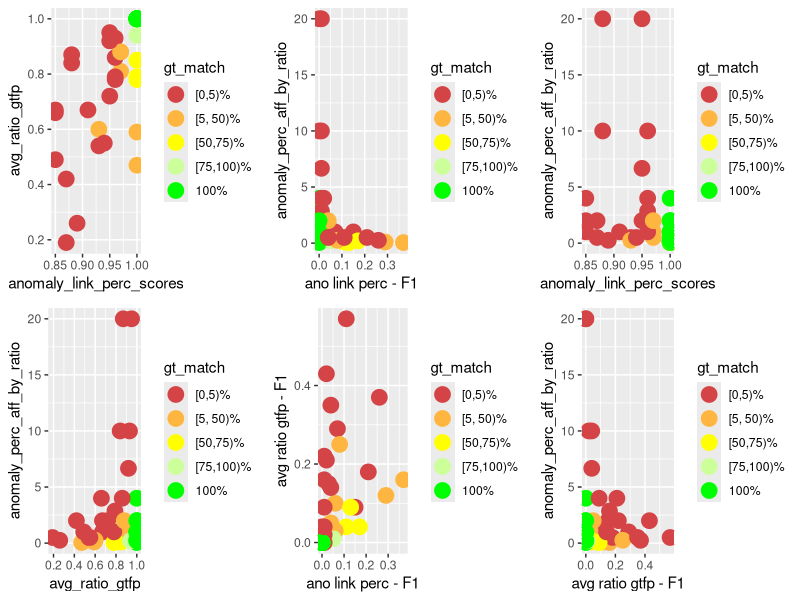
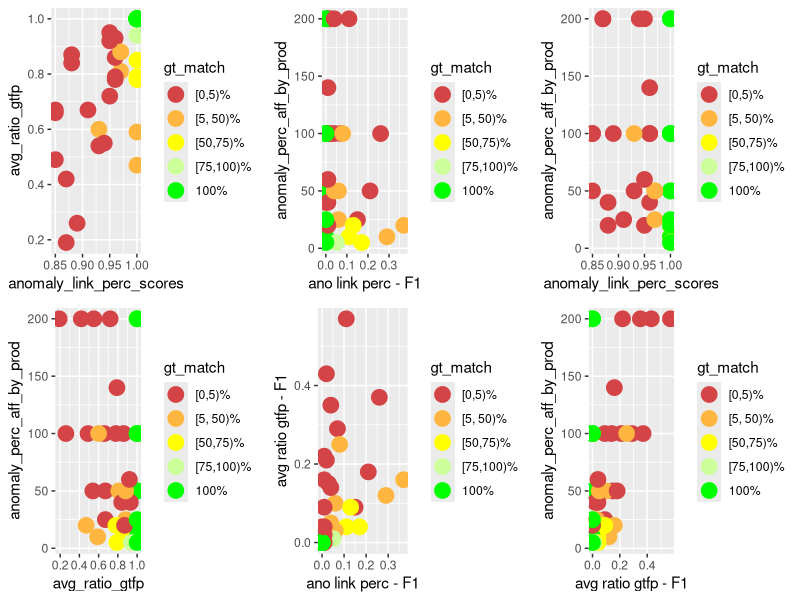
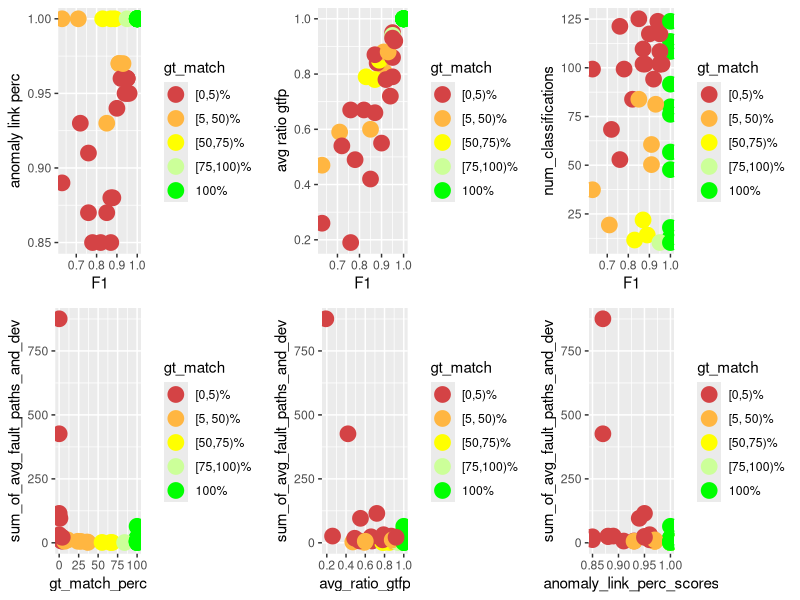
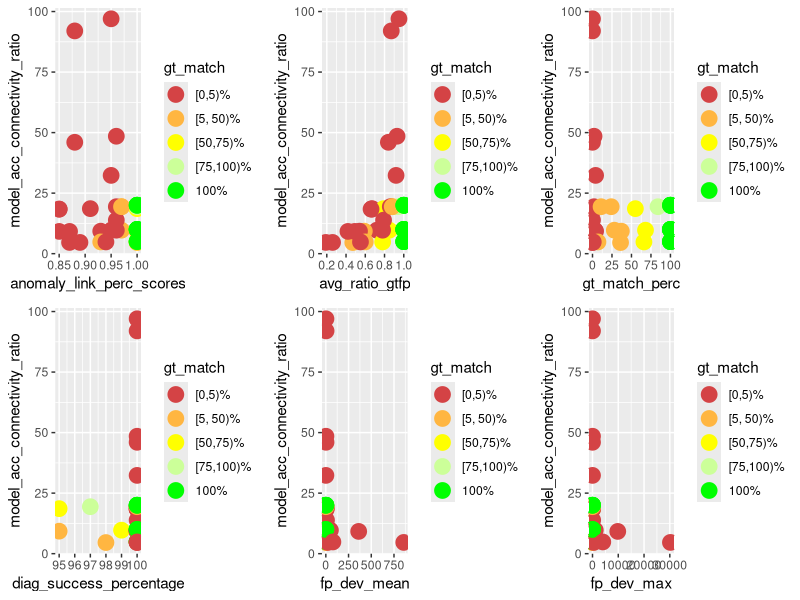
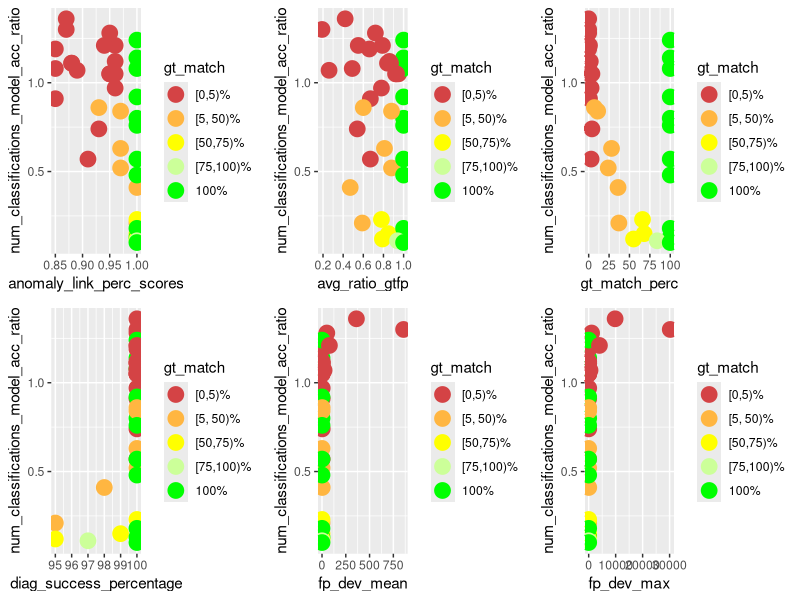
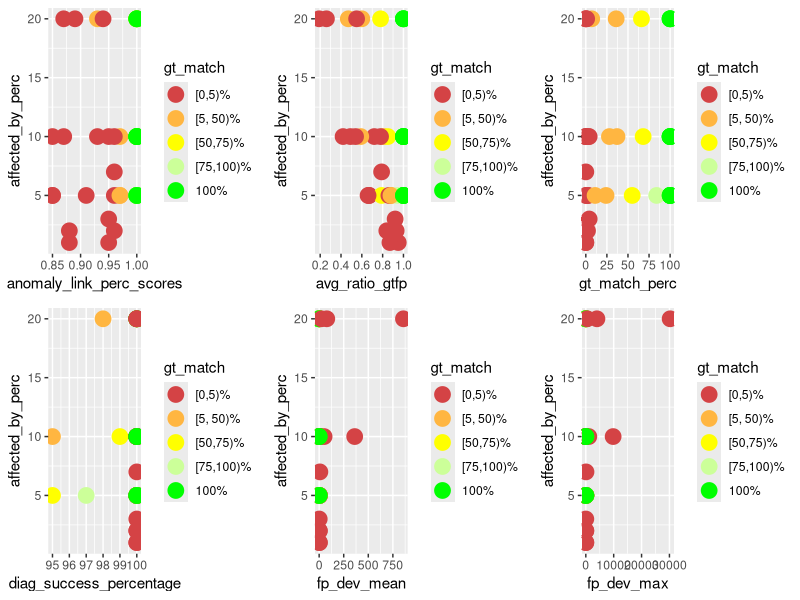
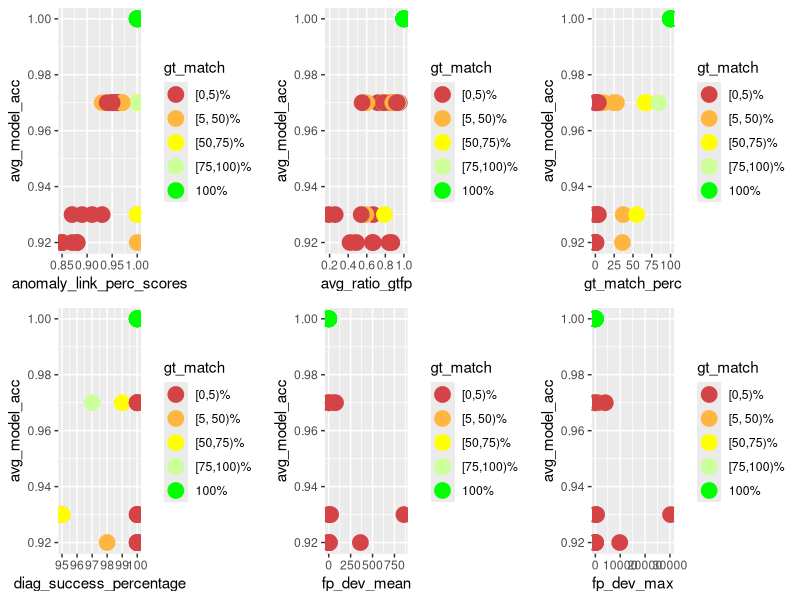
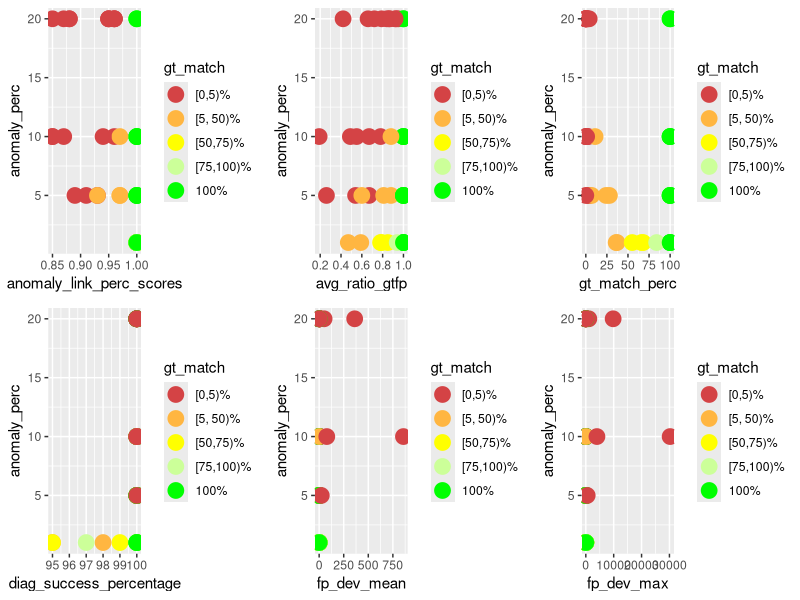

Source code (R) for these figures, in order:
library(ggplot2)
library(gridExtra)
library(dplyr)

PT_DEF <- geom_point(size=5)
COLOR_VALS <- c("#d44345", "#ffb641", "#ffff00", "#ccff99", "#00ff00")

gen_multi_plot_six <- function(
        pp1, pp2, pp3, pp4, pp5, pp6,
        y1, y2, y3, y4, y5, y6,
        x1, x2, x3, x4, x5, x6,
        filename
    ) {
    fpp1 <- pp1 + PT_DEF + xlab(x1) + ylab(y1) + scale_color_manual(values = color_mapping)
    fpp2 <- pp2 + PT_DEF + xlab(x2) + ylab(y2) + scale_color_manual(values = color_mapping)
    fpp3 <- pp3 + PT_DEF + xlab(x3) + ylab(y3) + scale_color_manual(values = color_mapping)
    fpp4 <- pp4 + PT_DEF + xlab(x4) + ylab(y4) + scale_color_manual(values = color_mapping)
    fpp5 <- pp5 + PT_DEF + xlab(x5) + ylab(y5) + scale_color_manual(values = color_mapping)
    fpp6 <- pp6 + PT_DEF + xlab(x6) + ylab(y6) + scale_color_manual(values = color_mapping)
    combined_plot <- grid.arrange(fpp1, fpp2, fpp3, fpp4, fpp5, fpp6, ncol = 3)
    ggsave(combined_plot, file = filename, width = 12, height = 6)
}

gen_multi_plot_two <- function(
        pp1, pp2, y1, y2, x1, x2, filename
    ) {
    fpp1 <- pp1 + PT_DEF + xlab(x1) + ylab(y1) + scale_color_manual(values = color_mapping)
    fpp2 <- pp2 + PT_DEF + xlab(x2) + ylab(y2) + scale_color_manual(values = color_mapping)
    combined_plot <- grid.arrange(fpp1, fpp2, ncol = 2)
    ggsave(combined_plot, file = filename, width = 12, height = 6)
}

# actual compensation insights

input <- read.csv(
    file = "meta_analysis.csv", header = TRUE, sep = ",", check.name = FALSE
)

# instead of the percentage value factor(gt_match_perc) for which I'd need 100
# colors, I only want to color / group them into 5 groups
LABELS <- c("[0,5)%", "[5, 50)%", "[50,75)%", "[75,100)%", "100%")
color_mapping <- setNames(COLOR_VALS, LABELS)

input$gt_match <- cut(
    input$gt_match_perc,
    breaks = c(0, 5, 50, 75, 100, Inf),
    labels = LABELS,
    include.lowest = TRUE,
    right = FALSE
)

p1 <- ggplot(
    data = input, aes_string(
        x = "anomaly_link_perc_scores",
        y = "avg_ratio_gtfp",
        color = "gt_match",
        group = "gt_match"
    )
)

p2 <- ggplot(
    data = input, aes_string(
        x = "compensation_ano_link",
        y = "anomaly_perc_aff_by_ratio",
        color = "gt_match",
        group = "gt_match"
    )
)

p3 <- ggplot(
    data = input, aes_string(
        x = "anomaly_link_perc_scores",
        y = "anomaly_perc_aff_by_ratio",
        color = "gt_match",
        group = "gt_match"
    )
)

p4 <- ggplot(
    data = input, aes_string(
        x = "avg_ratio_gtfp",
        y = "anomaly_perc_aff_by_ratio",
        color = "gt_match",
        group = "gt_match"
    )
)

p5 <- ggplot(
    data = input, aes_string(
        x = "compensation_ano_link",
        y = "compensation_gtfp",
        color = "gt_match",
        group = "gt_match"
    )
)

p6 <- ggplot(
    data = input, aes_string(
        x = "compensation_gtfp",
        y = "anomaly_perc_aff_by_ratio",
        color = "gt_match",
        group = "gt_match"
    )
)

gen_multi_plot_six(
    p1, p2, p3, p4, p5, p6,
    "avg_ratio_gtfp", # y1
    "anomaly_perc_aff_by_ratio", # y2
    "anomaly_perc_aff_by_ratio", # y3
    "anomaly_perc_aff_by_ratio", # y4
    "avg ratio gtfp - F1", # y5
    "anomaly_perc_aff_by_ratio", # y6
    "anomaly_link_perc_scores", # x1
    "ano link perc - F1", # x2
    "anomaly_link_perc_scores", # x3
    "avg_ratio_gtfp", # x4
    "ano link perc - F1", # x5
    "avg ratio gtfp - F1", # x6
    "compensation_analysis.png"
)

# same with prod #############################

p1 <- ggplot(
    data = input, aes_string(
        x = "anomaly_link_perc_scores",
        y = "avg_ratio_gtfp",
        color = "gt_match",
        group = "gt_match"
    )
)

p2 <- ggplot(
    data = input, aes_string(
        x = "compensation_ano_link",
        y = "anomaly_perc_aff_by_prod",
        color = "gt_match",
        group = "gt_match"
    )
)

p3 <- ggplot(
    data = input, aes_string(
        x = "anomaly_link_perc_scores",
        y = "anomaly_perc_aff_by_prod",
        color = "gt_match",
        group = "gt_match"
    )
)

p4 <- ggplot(
    data = input, aes_string(
        x = "avg_ratio_gtfp",
        y = "anomaly_perc_aff_by_prod",
        color = "gt_match",
        group = "gt_match"
    )
)

p5 <- ggplot(
    data = input, aes_string(
        x = "compensation_ano_link",
        y = "compensation_gtfp",
        color = "gt_match",
        group = "gt_match"
    )
)

p6 <- ggplot(
    data = input, aes_string(
        x = "compensation_gtfp",
        y = "anomaly_perc_aff_by_prod",
        color = "gt_match",
        group = "gt_match"
    )
)

gen_multi_plot_six(
    p1, p2, p3, p4, p5, p6,
    "avg_ratio_gtfp", # y1
    "anomaly_perc_aff_by_prod", # y2
    "anomaly_perc_aff_by_prod", # y3
    "anomaly_perc_aff_by_prod", # y4
    "avg ratio gtfp - F1", # y5
    "anomaly_perc_aff_by_prod", # y6
    "anomaly_link_perc_scores", # x1
    "ano link perc - F1", # x2
    "anomaly_link_perc_scores", # x3
    "avg_ratio_gtfp", # x4
    "ano link perc - F1", # x5
    "avg ratio gtfp - F1", # x6
    "compensation_analysis_prod.png"
)

##############################################

p1 <- ggplot(
    data = input, aes_string(
        x = "f1_scores",
        y = "anomaly_link_perc_scores",
        color = "gt_match",
        group = "gt_match"
    )
)

p2 <- ggplot(
    data = input, aes_string(
        x = "f1_scores",
        y = "avg_ratio_gtfp",
        color = "gt_match",
        group = "gt_match"
    )
)

p3 <- ggplot(
    data = input, aes_string(
        x = "f1_scores",
        y = "num_classifications",
        color = "gt_match",
        group = "gt_match"
    )
)

p4 <- ggplot(
    data = input, aes_string(
        x = "gt_match_perc",
        y = "sum_of_avg_fault_paths_and_dev",
        color = "gt_match",
        group = "gt_match"
    )
)

p5 <- ggplot(
    data = input, aes_string(
        x = "avg_ratio_gtfp",
        y = "sum_of_avg_fault_paths_and_dev",
        color = "gt_match",
        group = "gt_match"
    )
)

p6 <- ggplot(
    data = input, aes_string(
        x = "anomaly_link_perc_scores",
        y = "sum_of_avg_fault_paths_and_dev",
        color = "gt_match",
        group = "gt_match"
    )
)

gen_multi_plot_six(
    p1, p2, p3, p4, p5, p6,
    "anomaly link perc", # y1
    "avg ratio gtfp", # y2
    "num_classifications", # y3
    "sum_of_avg_fault_paths_and_dev", # y4
    "sum_of_avg_fault_paths_and_dev", # y5
    "sum_of_avg_fault_paths_and_dev", # y6
    "F1", # x1
    "F1", # x2
    "F1", # x3
    "gt_match_perc", # x4
    "avg_ratio_gtfp", # x5
    "anomaly_link_perc_scores", # x6
    "f1_end_res_corr.png"
)

# model acc - connectivity - performance

p1 <- ggplot(
    data = input, aes_string(
        x = "anomaly_link_perc_scores",
        y = "model_acc_connectivity_ratio",
        color = "gt_match",
        group = "gt_match"
    )
)

p2 <- ggplot(
    data = input, aes_string(
        x = "avg_ratio_gtfp",
        y = "model_acc_connectivity_ratio",
        color = "gt_match",
        group = "gt_match"
    )
)

p3 <- ggplot(
    data = input, aes_string(
        x = "gt_match_perc",
        y = "model_acc_connectivity_ratio",
        color = "gt_match",
        group = "gt_match"
    )
)

p4 <- ggplot(
    data = input, aes_string(
        x = "diag_success_percentage",
        y = "model_acc_connectivity_ratio",
        color = "gt_match",
        group = "gt_match"
    )
)

p5 <- ggplot(
    data = input, aes_string(
        x = "fp_dev_mean",
        y = "model_acc_connectivity_ratio",
        color = "gt_match",
        group = "gt_match"
    )
)

p6 <- ggplot(
    data = input, aes_string(
        x = "fp_dev_max",
        y = "model_acc_connectivity_ratio",
        color = "gt_match",
        group = "gt_match"
    )
)

gen_multi_plot_six(
    p1, p2, p3, p4, p5, p6,
    "model_acc_connectivity_ratio", # y1
    "model_acc_connectivity_ratio", # y2
    "model_acc_connectivity_ratio", # y3
    "model_acc_connectivity_ratio", # y4
    "model_acc_connectivity_ratio", # y5
    "model_acc_connectivity_ratio", # y6
    "anomaly_link_perc_scores", # x1
    "avg_ratio_gtfp", # x2
    "gt_match_perc", # x3
    "diag_success_percentage", # x4
    "fp_dev_mean", # x5
    "fp_dev_max", # x6
    "modelacc_connectivity_performance.png"
)

# how many classifications and how acc models

p1 <- ggplot(
    data = input, aes_string(
        x = "anomaly_link_perc_scores",
        y = "num_classifications_model_acc_ratio",
        color = "gt_match",
        group = "gt_match"
    )
)

p2 <- ggplot(
    data = input, aes_string(
        x = "avg_ratio_gtfp",
        y = "num_classifications_model_acc_ratio",
        color = "gt_match",
        group = "gt_match"
    )
)

p3 <- ggplot(
    data = input, aes_string(
        x = "gt_match_perc",
        y = "num_classifications_model_acc_ratio",
        color = "gt_match",
        group = "gt_match"
    )
)

p4 <- ggplot(
    data = input, aes_string(
        x = "diag_success_percentage",
        y = "num_classifications_model_acc_ratio",
        color = "gt_match",
        group = "gt_match"
    )
)

p5 <- ggplot(
    data = input, aes_string(
        x = "fp_dev_mean",
        y = "num_classifications_model_acc_ratio",
        color = "gt_match",
        group = "gt_match"
    )
)

p6 <- ggplot(
    data = input, aes_string(
        x = "fp_dev_max",
        y = "num_classifications_model_acc_ratio",
        color = "gt_match",
        group = "gt_match"
    )
)

gen_multi_plot_six(
    p1, p2, p3, p4, p5, p6,
    "num_classifications_model_acc_ratio", # y1
    "num_classifications_model_acc_ratio", # y2
    "num_classifications_model_acc_ratio", # y3
    "num_classifications_model_acc_ratio", # y4
    "num_classifications_model_acc_ratio", # y5
    "num_classifications_model_acc_ratio", # y6
    "anomaly_link_perc_scores", # x1
    "avg_ratio_gtfp", # x2
    "gt_match_perc", # x3
    "diag_success_percentage", # x4
    "fp_dev_mean", # x5
    "fp_dev_max", # x6
    "num_classifications_model_acc.png"
)

# affected_by against perf

p1 <- ggplot(
    data = input, aes_string(
        x = "anomaly_link_perc_scores",
        y = "affected_by_perc",
        color = "gt_match",
        group = "gt_match"
    )
)

p2 <- ggplot(
    data = input, aes_string(
        x = "avg_ratio_gtfp",
        y = "affected_by_perc",
        color = "gt_match",
        group = "gt_match"
    )
)

p3 <- ggplot(
    data = input, aes_string(
        x = "gt_match_perc",
        y = "affected_by_perc",
        color = "gt_match",
        group = "gt_match"
    )
)

p4 <- ggplot(
    data = input, aes_string(
        x = "diag_success_percentage",
        y = "affected_by_perc",
        color = "gt_match",
        group = "gt_match"
    )
)

p5 <- ggplot(
    data = input, aes_string(
        x = "fp_dev_mean",
        y = "affected_by_perc",
        color = "gt_match",
        group = "gt_match"
    )
)

p6 <- ggplot(
    data = input, aes_string(
        x = "fp_dev_max",
        y = "affected_by_perc",
        color = "gt_match",
        group = "gt_match"
    )
)

gen_multi_plot_six(
    p1, p2, p3, p4, p5, p6,
    "affected_by_perc", # y1
    "affected_by_perc", # y2
    "affected_by_perc", # y3
    "affected_by_perc", # y4
    "affected_by_perc", # y5
    "affected_by_perc", # y6
    "anomaly_link_perc_scores", # x1
    "avg_ratio_gtfp", # x2
    "gt_match_perc", # x3
    "diag_success_percentage", # x4
    "fp_dev_mean", # x5
    "fp_dev_max", # x6
    "aff_by_perf.png"
)

# model_acc against perf

p1 <- ggplot(
    data = input, aes_string(
        x = "anomaly_link_perc_scores",
        y = "avg_model_acc",
        color = "gt_match",
        group = "gt_match"
    )
)

p2 <- ggplot(
    data = input, aes_string(
        x = "avg_ratio_gtfp",
        y = "avg_model_acc",
        color = "gt_match",
        group = "gt_match"
    )
)

p3 <- ggplot(
    data = input, aes_string(
        x = "gt_match_perc",
        y = "avg_model_acc",
        color = "gt_match",
        group = "gt_match"
    )
)

p4 <- ggplot(
    data = input, aes_string(
        x = "diag_success_percentage",
        y = "avg_model_acc",
        color = "gt_match",
        group = "gt_match"
    )
)

p5 <- ggplot(
    data = input, aes_string(
        x = "fp_dev_mean",
        y = "avg_model_acc",
        color = "gt_match",
        group = "gt_match"
    )
)

p6 <- ggplot(
    data = input, aes_string(
        x = "fp_dev_max",
        y = "avg_model_acc",
        color = "gt_match",
        group = "gt_match"
    )
)

gen_multi_plot_six(
    p1, p2, p3, p4, p5, p6,
    "avg_model_acc", # y1
    "avg_model_acc", # y2
    "avg_model_acc", # y3
    "avg_model_acc", # y4
    "avg_model_acc", # y5
    "avg_model_acc", # y6
    "anomaly_link_perc_scores", # x1
    "avg_ratio_gtfp", # x2
    "gt_match_perc", # x3
    "diag_success_percentage", # x4
    "fp_dev_mean", # x5
    "fp_dev_max", # x6
    "model_acc_perf.png"
)

# anomaly_perc against perf

p1 <- ggplot(
    data = input, aes_string(
        x = "anomaly_link_perc_scores",
        y = "anomaly_perc",
        color = "gt_match",
        group = "gt_match"
    )
)

p2 <- ggplot(
    data = input, aes_string(
        x = "avg_ratio_gtfp",
        y = "anomaly_perc",
        color = "gt_match",
        group = "gt_match"
    )
)

p3 <- ggplot(
    data = input, aes_string(
        x = "gt_match_perc",
        y = "anomaly_perc",
        color = "gt_match",
        group = "gt_match"
    )
)

p4 <- ggplot(
    data = input, aes_string(
        x = "diag_success_percentage",
        y = "anomaly_perc",
        color = "gt_match",
        group = "gt_match"
    )
)

p5 <- ggplot(
    data = input, aes_string(
        x = "fp_dev_mean",
        y = "anomaly_perc",
        color = "gt_match",
        group = "gt_match"
    )
)

p6 <- ggplot(
    data = input, aes_string(
        x = "fp_dev_max",
        y = "anomaly_perc",
        color = "gt_match",
        group = "gt_match"
    )
)

gen_multi_plot_six(
    p1, p2, p3, p4, p5, p6,
    "anomaly_perc", # y1
    "anomaly_perc", # y2
    "anomaly_perc", # y3
    "anomaly_perc", # y4
    "anomaly_perc", # y5
    "anomaly_perc", # y6
    "anomaly_link_perc_scores", # x1
    "avg_ratio_gtfp", # x2
    "gt_match_perc", # x3
    "diag_success_percentage", # x4
    "fp_dev_mean", # x5
    "fp_dev_max", # x6
    "anomaly_perc_perf.png"
)

# anomaly_perc - model acc ratio against perf

p1 <- ggplot(
    data = input, aes_string(
        x = "anomaly_link_perc_scores",
        y = "anomaly_perc_model_acc_ratio",
        color = "gt_match",
        group = "gt_match"
    )
)

p2 <- ggplot(
    data = input, aes_string(
        x = "avg_ratio_gtfp",
        y = "anomaly_perc_model_acc_ratio",
        color = "gt_match",
        group = "gt_match"
    )
)

p3 <- ggplot(
    data = input, aes_string(
        x = "gt_match_perc",
        y = "anomaly_perc_model_acc_ratio",
        color = "gt_match",
        group = "gt_match"
    )
)

p4 <- ggplot(
    data = input, aes_string(
        x = "diag_success_percentage",
        y = "anomaly_perc_model_acc_ratio",
        color = "gt_match",
        group = "gt_match"
    )
)

p5 <- ggplot(
    data = input, aes_string(
        x = "fp_dev_mean",
        y = "anomaly_perc_model_acc_ratio",
        color = "gt_match",
        group = "gt_match"
    )
)

p6 <- ggplot(
    data = input, aes_string(
        x = "fp_dev_max",
        y = "anomaly_perc_model_acc_ratio",
        color = "gt_match",
        group = "gt_match"
    )
)

gen_multi_plot_six(
    p1, p2, p3, p4, p5, p6,
    "anomaly_perc_model_acc_ratio", # y1
    "anomaly_perc_model_acc_ratio", # y2
    "anomaly_perc_model_acc_ratio", # y3
    "anomaly_perc_model_acc_ratio", # y4
    "anomaly_perc_model_acc_ratio", # y5
    "anomaly_perc_model_acc_ratio", # y6
    "anomaly_link_perc_scores", # x1
    "avg_ratio_gtfp", # x2
    "gt_match_perc", # x3
    "diag_success_percentage", # x4
    "fp_dev_mean", # 5
    "fp_dev_max", # x6
    "anomaly_perc_model_acc_ratio_perf.png"
)

# num classifications against perf

p1 <- ggplot(
    data = input, aes_string(
        x = "anomaly_link_perc_scores",
        y = "num_classifications",
        color = "gt_match",
        group = "gt_match"
    )
)

p2 <- ggplot(
    data = input, aes_string(
        x = "avg_ratio_gtfp",
        y = "num_classifications",
        color = "gt_match",
        group = "gt_match"
    )
)

p3 <- ggplot(
    data = input, aes_string(
        x = "gt_match_perc",
        y = "num_classifications",
        color = "gt_match",
        group = "gt_match"
    )
)

p4 <- ggplot(
    data = input, aes_string(
        x = "diag_success_percentage",
        y = "num_classifications",
        color = "gt_match",
        group = "gt_match"
    )
)

p5 <- ggplot(
    data = input, aes_string(
        x = "fp_dev_mean",
        y = "num_classifications",
        color = "gt_match",
        group = "gt_match"
    )
)

p6 <- ggplot(
    data = input, aes_string(
        x = "fp_dev_max",
        y = "num_classifications",
        color = "gt_match",
        group = "gt_match"
    )
)

gen_multi_plot_six(
    p1, p2, p3, p4, p5, p6,
    "num_classifications", # y1
    "num_classifications", # y2
    "num_classifications", # y3
    "num_classifications", # y4
    "num_classifications", # y5
    "num_classifications", # y6
    "anomaly_link_perc_scores", # x1
    "avg_ratio_gtfp", # x2
    "gt_match_perc", # x3
    "diag_success_percentage", # x4
    "fp_dev_mean", # x5
    "fp_dev_max", # x6
    "num_classifications_perf.png"
)

# num classifications - model acc -- filtered based on avg_ratio_gtfp

p1 <- ggplot(
    data = input, aes_string(
        x = "num_classifications",
        y = "avg_model_acc",
        color = "gt_match",
        group = "gt_match"
    )
)

filtered_data <- subset(input, avg_ratio_gtfp >= 0.7)

p2 <- ggplot(
    data = filtered_data,
    aes_string(
        x = "num_classifications",
        y = "avg_model_acc",
        color = "gt_match",
        group = "gt_match"
    )
)

filtered_data <- subset(input, avg_ratio_gtfp >= 0.75)

p3 <- ggplot(
    data = filtered_data,
    aes_string(
        x = "num_classifications",
        y = "avg_model_acc",
        color = "gt_match",
        group = "gt_match"
    )
)

filtered_data <- subset(input, avg_ratio_gtfp >= 0.8)

p4 <- ggplot(
    data = filtered_data,
    aes_string(
        x = "num_classifications",
        y = "avg_model_acc",
        color = "gt_match",
        group = "gt_match"
    )
)

filtered_data <- subset(input, avg_ratio_gtfp >= 0.9)

p5 <- ggplot(
    data = filtered_data,
    aes_string(
        x = "num_classifications",
        y = "avg_model_acc",
        color = "gt_match",
        group = "gt_match"
    )
)

filtered_data <- input %>%
  group_by(avg_model_acc) %>%
  filter(avg_ratio_gtfp == max(avg_ratio_gtfp))

p6 <- ggplot(
    data = filtered_data,
    aes_string(
        x = "num_classifications",
        y = "avg_model_acc",
        color = "gt_match",
        group = "gt_match"
    )
)

gen_multi_plot_six(
    p1, p2, p3, p4, p5, p6,
    "avg_model_acc", #y1
    "avg_model_acc", #y2
    "avg_model_acc", #y3
    "avg_model_acc", #y4
    "avg_model_acc", #y5
    "avg_model_acc", #y6
    "classifications", #x1
    "classifications (filt. based on avg_ratio_gtfp 70%)", #x2
    "classifications (filt. based on avg_ratio_gtfp 75%)", #x3
    "classifications (filt. based on avg_ratio_gtfp 80%)", #x4
    "classifications (filt. based on avg_ratio_gtfp 90%)", #x5
    "classifications (filt. based on max avg_ratio_gtfp)", #x6
    "model_acc_classifications.png"
)

# num classifications - model acc -- filtered based on anomaly_link_perc_scores

p1 <- ggplot(
    data = input, aes_string(
        x = "num_classifications",
        y = "avg_model_acc",
        color = "gt_match",
        group = "gt_match"
    )
)

filtered_data <- subset(input, anomaly_link_perc_scores >= 0.7)

p2 <- ggplot(
    data = filtered_data,
    aes_string(
        x = "num_classifications",
        y = "avg_model_acc",
        color = "gt_match",
        group = "gt_match"
    )
)

filtered_data <- subset(input, anomaly_link_perc_scores >= 0.75)

p3 <- ggplot(
    data = filtered_data,
    aes_string(
        x = "num_classifications",
        y = "avg_model_acc",
        color = "gt_match",
        group = "gt_match"
    )
)

filtered_data <- subset(input, anomaly_link_perc_scores >= 0.8)

p4 <- ggplot(
    data = filtered_data,
    aes_string(
        x = "num_classifications",
        y = "avg_model_acc",
        color = "gt_match",
        group = "gt_match"
    )
)

filtered_data <- subset(input, anomaly_link_perc_scores >= 0.9)

p5 <- ggplot(
    data = filtered_data,
    aes_string(
        x = "num_classifications",
        y = "avg_model_acc",
        color = "gt_match",
        group = "gt_match"
    )
)

filtered_data <- input %>%
  group_by(avg_model_acc) %>%
  filter(anomaly_link_perc_scores == max(anomaly_link_perc_scores))

p6 <- ggplot(
    data = filtered_data,
    aes_string(
        x = "num_classifications",
        y = "avg_model_acc",
        color = "gt_match",
        group = "gt_match"
    )
)

gen_multi_plot_six(
    p1, p2, p3, p4, p5, p6,
    "avg_model_acc", #y1
    "avg_model_acc", #y2
    "avg_model_acc", #y3
    "avg_model_acc", #y4
    "avg_model_acc", #y5
    "avg_model_acc", #y6
    "classifications", #x1
    "classifications (filt. based on ano_link_perc 70%)", #x2
    "classifications (filt. based on ano_link_perc 75%)", #x3
    "classifications (filt. based on ano_link_perc 80%)", #x4
    "classifications (filt. based on ano_link_perc 90%)", #x5
    "classifications (filt. based on max ano_link_perc)", #x6
    "model_acc_classifications_ano_link.png"
)

# num classifications - model acc -- filtered based on gt_match_perc

p1 <- ggplot(
    data = input, aes_string(
        x = "num_classifications",
        y = "avg_model_acc",
        color = "gt_match",
        group = "gt_match"
    )
)

filtered_data <- subset(input, gt_match_perc >= 70)

p2 <- ggplot(
    data = filtered_data,
    aes_string(
        x = "num_classifications",
        y = "avg_model_acc",
        color = "gt_match",
        group = "gt_match"
    )
)

filtered_data <- subset(input, gt_match_perc >= 75)

p3 <- ggplot(
    data = filtered_data,
    aes_string(
        x = "num_classifications",
        y = "avg_model_acc",
        color = "gt_match",
        group = "gt_match"
    )
)

filtered_data <- subset(input, gt_match_perc >= 80)

p4 <- ggplot(
    data = filtered_data,
    aes_string(
        x = "num_classifications",
        y = "avg_model_acc",
        color = "gt_match",
        group = "gt_match"
    )
)

filtered_data <- subset(input, gt_match_perc >= 90)

p5 <- ggplot(
    data = filtered_data,
    aes_string(
        x = "num_classifications",
        y = "avg_model_acc",
        color = "gt_match",
        group = "gt_match"
    )
)

filtered_data <- input %>%
  group_by(avg_model_acc) %>%
  filter(gt_match_perc == max(gt_match_perc))

p6 <- ggplot(
    data = filtered_data,
    aes_string(
        x = "num_classifications",
        y = "avg_model_acc",
        color = "gt_match",
        group = "gt_match"
    )
)

gen_multi_plot_six(
    p1, p2, p3, p4, p5, p6,
    "avg_model_acc", #y1
    "avg_model_acc", #y2
    "avg_model_acc", #y3
    "avg_model_acc", #y4
    "avg_model_acc", #y5
    "avg_model_acc", #y6
    "classifications", #x1
    "classifications (filt. based on gt_match_perc 70%)", #x2
    "classifications (filt. based on gt_match_perc 75%)", #x3
    "classifications (filt. based on gt_match_perc 80%)", #x4
    "classifications (filt. based on gt_match_perc 90%)", #x5
    "classifications (filt. based on max gt_match_perc)", #x6
    "model_acc_classifications_gt_match_perc.png"
)

# correlation affected-by and fault path len / num fault paths

p1 <- ggplot(
    data = input, aes_string(
        x = "avg_num_fault_paths",
        y = "affected_by_perc",
        color = "gt_match",
        group = "gt_match"
    )
)

p2 <- ggplot(
    data = input, aes_string(
        x = "avg_fault_path_len",
        y = "avg_num_fault_paths",
        color = "gt_match",
        group = "gt_match"
    )
)

p3 <- ggplot(
    data = input, aes_string(
        x = "avg_num_fault_paths",
        y = "anomaly_perc",
        color = "gt_match",
        group = "gt_match"
    )
)

p4 <- ggplot(
    data = input, aes_string(
        x = "avg_fault_path_len",
        y = "anomaly_perc",
        color = "gt_match",
        group = "gt_match"
    )
)

p5 <- ggplot(
    data = input, aes_string(
        x = "avg_ratio_gtfp",
        y = "anomaly_perc_aff_by_prod",
        color = "gt_match",
        group = "gt_match"
    )
)

p6 <- ggplot(
    data = input, aes_string(
        x = "avg_fault_path_len",
        y = "anomaly_perc_aff_by_prod",
        color = "gt_match",
        group = "gt_match"
    )
)

gen_multi_plot_six(
    p1, p2, p3, p4, p5, p6,
    "affected_by_perc", # y1
    "avg_num_fault_paths", # y2
    "anomaly_perc", # y3
    "anomaly_perc", # y4
    "anomaly_perc_aff_by_prod", # y5
    "anomaly_perc_aff_by_prod", # y6
    "avg_num_fault_paths", # x1
    "avg_fault_path_len", # x2
    "avg_num_fault_paths", # x3
    "avg_fault_path_len", # x4
    "avg_ratio_gtfp", # x5
    "avg_fault_path_len", # x6
    "correlation_anomaly_perc_aff_by_prod_fault_paths.png"
)

# correlation (median + mean) runtime and fault path len / num fault paths

p1 <- ggplot(
    data = input, aes_string(
        x = "avg_num_fault_paths",
        y = "`avg_runtime (s)`",
        color = "gt_match",
        group = "gt_match"
    )
)

p2 <- ggplot(
    data = input, aes_string(
        x = "avg_fault_path_len",
        y = "`avg_runtime (s)`",
        color = "gt_match",
        group = "gt_match"
    )
)

p3 <- ggplot(
    data = input, aes_string(
        x = "avg_num_fault_paths",
        y = "`median_runtime (s)`",
        color = "gt_match",
        group = "gt_match"
    )
)

p4 <- ggplot(
    data = input, aes_string(
        x = "avg_fault_path_len",
        y = "`median_runtime (s)`",
        color = "gt_match",
        group = "gt_match"
    )
)

p5 <- ggplot(
    data = input, aes_string(
        x = "median_fault_path_len",
        y = "`median_runtime (s)`",
        color = "gt_match",
        group = "gt_match"
    )
)

p6 <- ggplot(
    data = input, aes_string(
        x = "median_num_fault_paths",
        y = "`median_runtime (s)`",
        color = "gt_match",
        group = "gt_match"
    )
)

gen_multi_plot_six(
    p1, p2, p3, p4, p5, p6,
    "`avg_runtime (s)`", # y1
    "`avg_runtime (s)`", # y2
    "`median_runtime (s)`", # y3
    "`median_runtime (s)`", # y4
    "`median_runtime (s)`", # y5
    "`median_runtime (s)`", # y6
    "avg_num_fault_paths", # x1
    "avg_fault_path_len", # x2
    "avg_num_fault_paths", # x3
    "avg_fault_path_len", # x4
    "median_fault_path_len", # x5
    "median_num_fault_paths", # x6
    "correlation_runtime_fault_paths.png"
)

# correlation (median + mean + max) runtime and sum of (mean + max) fp + fp dev

p1 <- ggplot(
    data = input, aes_string(
        x = "sum_of_avg_fault_paths_and_dev",
        y = "`avg_runtime (s)`",
        color = "gt_match",
        group = "gt_match"
    )
)

p2 <- ggplot(
    data = input, aes_string(
        x = "sum_of_max_fault_paths_and_dev",
        y = "`max_runtime (s)`",
        color = "gt_match",
        group = "gt_match"
    )
)

p3 <- ggplot(
    data = input, aes_string(
        x = "sum_of_avg_fault_paths_and_dev",
        y = "`median_runtime (s)`",
        color = "gt_match",
        group = "gt_match"
    )
)

p4 <- ggplot(
    data = input, aes_string(
        x = "sum_of_avg_fault_paths_and_dev",
        y = "`max_runtime (s)`",
        color = "gt_match",
        group = "gt_match"
    )
)

p5 <- ggplot(
    data = input, aes_string(
        x = "sum_of_max_fault_paths_and_dev",
        y = "`avg_runtime (s)`",
        color = "gt_match",
        group = "gt_match"
    )
)

p6 <- ggplot(
    data = input, aes_string(
        x = "sum_of_max_fault_paths_and_dev",
        y = "`median_runtime (s)`",
        color = "gt_match",
        group = "gt_match"
    )
)

gen_multi_plot_six(
    p1, p2, p3, p4, p5, p6,
    "`avg_runtime (s)`", # y1
    "`max_runtime (s)`", # y2
    "`median_runtime (s)`", # y3
    "`max_runtime (s)`", # y4
    "`avg_runtime (s)`", # y5
    "`median_runtime (s)`", # y6
    "sum_of_avg_fault_paths_and_dev", # x1
    "sum_of_max_fault_paths_and_dev", # x2
    "sum_of_avg_fault_paths_and_dev", # x3
    "sum_of_avg_fault_paths_and_dev", # x4
    "sum_of_max_fault_paths_and_dev", # x5
    "sum_of_max_fault_paths_and_dev", # x6
    "correlation_runtime_fault_paths_sum.png"
)

# correlation alpha, beta, gamma vs. FPs

p1 <- ggplot(
    data = input, aes_string(
        x = "avg_fp",
        y = "anomaly_perc",
        color = "gt_match",
        group = "gt_match"
    )
)

p2 <- ggplot(
    data = input, aes_string(
        x = "avg_fp",
        y = "affected_by_perc",
        color = "gt_match",
        group = "gt_match"
    )
)

p3 <- ggplot(
    data = input, aes_string(
        x = "avg_fp",
        y = "avg_model_acc",
        color = "gt_match",
        group = "gt_match"
    )
)

p4 <- ggplot(
    data = input, aes_string(
        x = "avg_fp",
        y = "anomaly_perc_aff_by_model_acc_aggregation",
        color = "gt_match",
        group = "gt_match"
    )
)

filtered_data <- subset(input, avg_model_acc < 1)

p5 <- ggplot(
    data = filtered_data, aes_string(
        x = "avg_fp",
        y = "anomaly_perc_aff_by_model_acc_aggregation",
        color = "gt_match",
        group = "gt_match"
    )
)

p6 <- ggplot(
    data = input, aes_string(
        x = "avg_fp",
        y = "num_classifications_model_acc_ratio",
        color = "gt_match",
        group = "gt_match"
    )
)

gen_multi_plot_six(
    p1, p2, p3, p4, p5, p6,
    "anomaly_perc", # y1
    "affected_by_perc", # y2
    "avg_model_acc", # y3
    "anomaly_perc_aff_by_model_acc_aggregation", # y4
    "anomaly_perc_aff_by_model_acc_aggregation", # y5
    "num_classifications_model_acc_ratio", # y6
    "avg_fp", # x1
    "avg_fp", # x2
    "avg_fp", # x3
    "avg_fp", # x4
    "avg_fp (filtered out 100% acc models)", # x5
    "avg_fp", # x6
    "anomaly_perc_aff_by_model_acc_aggregation.png"
)

# correlation alpha, beta, gamma vs. FNs

p1 <- ggplot(
    data = input, aes_string(
        x = "avg_fn",
        y = "anomaly_perc",
        color = "gt_match",
        group = "gt_match"
    )
)

p2 <- ggplot(
    data = input, aes_string(
        x = "avg_fn",
        y = "affected_by_perc",
        color = "gt_match",
        group = "gt_match"
    )
)

p3 <- ggplot(
    data = input, aes_string(
        x = "avg_fn",
        y = "avg_model_acc",
        color = "gt_match",
        group = "gt_match"
    )
)

p4 <- ggplot(
    data = input, aes_string(
        x = "avg_fn",
        y = "anomaly_perc_model_acc_aggregation",
        color = "gt_match",
        group = "gt_match"
    )
)

filtered_data <- subset(input, avg_model_acc < 1)

p5 <- ggplot(
    data = filtered_data, aes_string(
        x = "avg_fn",
        y = "anomaly_perc_model_acc_aggregation",
        color = "gt_match",
        group = "gt_match"
    )
)

p6 <- ggplot(
    data = input, aes_string(
        x = "avg_fn",
        y = "num_classifications_model_acc_ratio",
        color = "gt_match",
        group = "gt_match"
    )
)

gen_multi_plot_six(
    p1, p2, p3, p4, p5, p6,
    "anomaly_perc", # y1
    "affected_by_perc", # y2
    "avg_model_acc", # y3
    "anomaly_perc_model_acc_aggregation", # y4
    "anomaly_perc_model_acc_aggregation", # y5
    "num_classifications_model_acc_ratio", # y6
    "avg_fn", # x1
    "avg_fn", # x2
    "avg_fn", # x3
    "avg_fn", # x4
    "avg_fn (filtered out 100% acc models)", # x5
    "avg_fn", # x6
    "anomaly_perc_aff_by_model_acc_aggregation_fn.png"
)

# correlation missed anomalies vs. performance

p1 <- ggplot(
    data = input, aes_string(
        x = "all_missed_anomalies",
        y = "anomaly_link_perc_scores",
        color = "gt_match",
        group = "gt_match"
    )
)

p2 <- ggplot(
    data = input, aes_string(
        x = "missed_anomalies_unclassified",
        y = "anomaly_link_perc_scores",
        color = "gt_match",
        group = "gt_match"
    )
)

p3 <- ggplot(
    data = input, aes_string(
        x = "miss_due_to_class_iss",
        y = "anomaly_link_perc_scores",
        color = "gt_match",
        group = "gt_match"
    )
)

p4 <- ggplot(
    data = input, aes_string(
        x = "all_missed_anomalies",
        y = "avg_ratio_gtfp",
        color = "gt_match",
        group = "gt_match"
    )
)

p5 <- ggplot(
    data = input, aes_string(
        x = "missed_anomalies_unclassified",
        y = "avg_ratio_gtfp",
        color = "gt_match",
        group = "gt_match"
    )
)

p6 <- ggplot(
    data = input, aes_string(
        x = "miss_due_to_class_iss",
        y = "avg_ratio_gtfp",
        color = "gt_match",
        group = "gt_match"
    )
)

gen_multi_plot_six(
    p1, p2, p3, p4, p5, p6,
    "anomaly_link_perc_scores", # y1
    "anomaly_link_perc_scores", # y2
    "anomaly_link_perc_scores", # y3
    "avg_ratio_gtfp", # y4
    "avg_ratio_gtfp", # y5
    "avg_ratio_gtfp", # y6
    "all_missed_anomalies", # x1
    "missed_anomalies_unclassified", # x2
    "miss_due_to_class_iss", # x3
    "all_missed_anomalies", # x4
    "missed_anomalies_unclassified", # x5
    "miss_due_to_class_iss", # x6
    "correlation_missed_anomalies_perf.png"
)

# correlation compensation metrics

p1 <- ggplot(
    data = input, aes_string(
        x = "avg_compensation_by_aff_by_savior",
        y = "affected_by_perc",
        color = "gt_match",
        group = "gt_match"
    )
)

p2 <- ggplot(
    data = input, aes_string(
        x = "avg_missed_chances",
        y = "affected_by_perc",
        color = "gt_match",
        group = "gt_match"
    )
)

p3 <- ggplot(
    data = input, aes_string(
        x = "avg_no_second_chance",
        y = "affected_by_perc",
        color = "gt_match",
        group = "gt_match"
    )
)

p4 <- ggplot(
    data = input, aes_string(
        x = "anomaly_link_perc_scores",
        y = "avg_compensation_by_aff_by_savior",
        color = "gt_match",
        group = "gt_match"
    )
)

p5 <- ggplot(
    data = input, aes_string(
        x = "avg_ratio_gtfp",
        y = "avg_compensation_by_aff_by_savior",
        color = "gt_match",
        group = "gt_match"
    )
)

p6 <- ggplot(
    data = input, aes_string(
        x = "avg_ratio_gtfp",
        y = "avg_missed_chances",
        color = "gt_match",
        group = "gt_match"
    )
)

gen_multi_plot_six(
    p1, p2, p3, p4, p5, p6,
    "affected_by_perc", # y1
    "affected_by_perc", # y2
    "affected_by_perc", # y3
    "avg_compensation_by_aff_by_savior", # y4
    "avg_compensation_by_aff_by_savior", # y5
    "avg_missed_chances", # y6
    "avg_compensation_by_aff_by_savior", # x1
    "avg_missed_chances", # x2
    "avg_no_second_chance", # x3
    "anomaly_link_perc_scores", # x4
    "avg_ratio_gtfp", # x5
    "avg_ratio_gtfp", # x6
    "correlation_compensation_metrics.png"
)

# "best of" correlation plots

p1 <- ggplot(
    data = input, aes_string(
        x = "anomaly_link_perc_scores",
        y = "f1_scores",
        color = "gt_match",
        group = "gt_match"
    )
)

p2 <- ggplot(
    data = input, aes_string(
        x = "avg_ratio_gtfp",
        y = "f1_scores",
        color = "gt_match",
        group = "gt_match"
    )
)

p3 <- ggplot(
    data = input, aes_string(
        x = "sum_of_max_fault_paths_and_dev",
        y = "`max_runtime (s)`",
        color = "gt_match",
        group = "gt_match"
    )
)

p4 <- ggplot(
    data = input, aes_string(
        x = "gt_match_perc",
        y = "num_classifications_model_acc_ratio",
        color = "gt_match",
        group = "gt_match"
    )
)

# compensation for a=0.2 -- beta vs. comp by savior
filtered_data <- subset(input, anomaly_perc>=20.0)
p5 <- ggplot(
    data = filtered_data,
    aes_string(
        x = "avg_compensation_by_aff_by_savior",
        y = "affected_by_perc",
        color = "gt_match",
        group = "gt_match"
    )
)

# increased potential for misclassifications with greater beta (again, a=0.2)
filtered_data <- subset(input, anomaly_perc>=20.0)
filtered_data <- subset(filtered_data, avg_model_acc<=0.95)
p6 <- ggplot(
    data = filtered_data,
    aes_string(
        x = "avg_misclassifications",
        y = "affected_by_perc",
        color = "gt_match",
        group = "gt_match"
    )
)

gen_multi_plot_six(
    p1, p2, p3, p4, p5, p6,
    "F1", # y1
    "F1", # y2
    "max runtime (s)", # y3
    "num_classifications_model_acc_ratio", # y4
    "affected_by_perc", # y5
    "affected_by_perc", # y6
    "anomaly_link_perc", # x1
    "avg_ratio_gtfp", # x2
    "sum_of_fault_paths_and_dev", # x3
    "gt_match_perc", # x4
    "avg compensation (alpha=0.2)", # x5
    "misclassifications (alpha=0.2, gamma<=0.95)", # x6
    "best_of_corr.png"
)

# 𝛼 = 0.2 and 𝛾 ∈ [0.95, 0.99] to analyze the isolated impact of increasing 𝛽
filtered_data <- subset(input, anomaly_perc>=20.0)
filtered_data <- subset(filtered_data, avg_model_acc<=0.99)
filtered_data <- subset(filtered_data, avg_model_acc>=0.95)

p1 <- ggplot(
    data = filtered_data, aes_string(
        x = "avg_misclassifications",
        y = "affected_by_perc",
        color = "gt_match",
        group = "gt_match"
    )
)

p2 <- ggplot(
    data = filtered_data, aes_string(
        x = "anomaly_link_perc_scores",
        y = "affected_by_perc",
        color = "gt_match",
        group = "gt_match"
    )
)

p3 <- ggplot(
    data = filtered_data, aes_string(
        x = "avg_ratio_gtfp",
        y = "affected_by_perc",
        color = "gt_match",
        group = "gt_match"
    )
)

p4 <- ggplot(
    data = filtered_data, aes_string(
        x = "gt_match_perc",
        y = "affected_by_perc",
        color = "gt_match",
        group = "gt_match"
    )
)

p5 <- ggplot(
    data = filtered_data,
    aes_string(
        x = "avg_compensation_by_aff_by_savior",
        y = "affected_by_perc",
        color = "gt_match",
        group = "gt_match"
    )
)

p6 <- ggplot(
    data = filtered_data,
    aes_string(
        x = "avg_missed_chances",
        y = "affected_by_perc",
        color = "gt_match",
        group = "gt_match"
    )
)

gen_multi_plot_six(
    p1, p2, p3, p4, p5, p6,
    "affected_by_perc", # y1
    "affected_by_perc", # y2
    "affected_by_perc", # y3
    "affected_by_perc", # y4
    "affected_by_perc", # y5
    "affected_by_perc", # y6
    "avg_misclassifications", # x1
    "anomaly_link_perc_scores", # x2
    "avg_ratio_gtfp", # x3
    "gt_match_perc", # x4
    "avg_compensation_by_aff_by_savior", # x5
    "avg_missed_chances", # x6
    "beta_influence.png"
)
